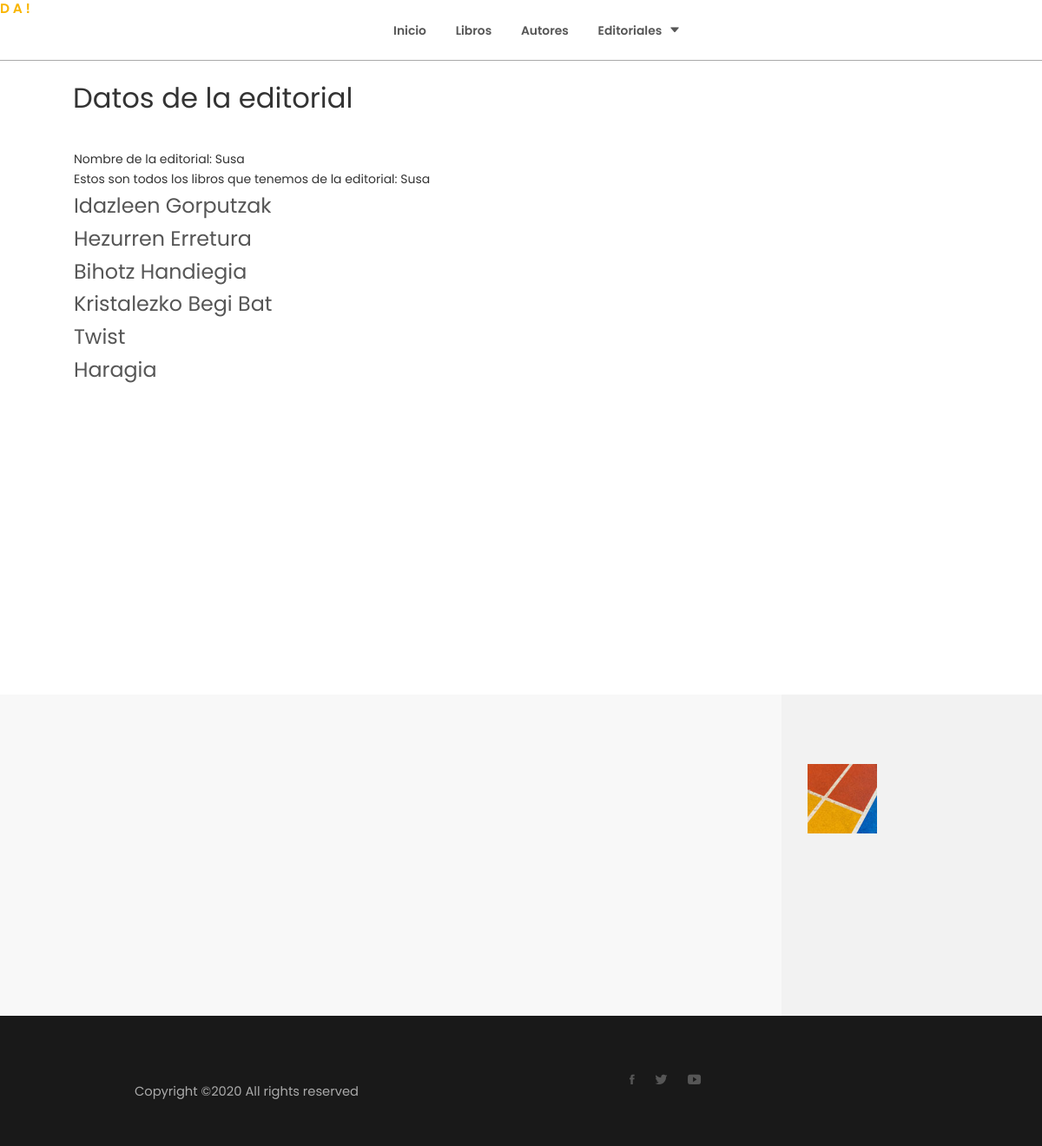
Page /editoriales/2/ on the committed database.
### appBookStore/models.py (models this page shows, shortened)
class Editorial(models.Model):
   nombre = models.CharField(max_length=40)

class Libro(models.Model):
   titulo = models.CharField(max_length=50)
   num_paginas = models.IntegerField()
   genero = models.CharField(max_length=50)
   portada = models.ImageField(upload_to='img',blank=True,null=True,verbose_name='Image')
   anyo = models.IntegerField()
   edicion = models.IntegerField()
   idioma = models.CharField(max_length=50)
   cod_editorial = models.ForeignKey(Editorial, on_delete=models.CASCADE)
   autores = models.ManyToManyField(Autor)

### appBookStore/views.py (the view)
# urls.py: path('editoriales/<int:editorial_id>/', views.detailEditorial, name='detailEditoriales'),
def detailEditorial(request, editorial_id):
	editorial = get_object_or_404(Editorial, pk=editorial_id)
	libros = get_list_or_404(Libro.objects.order_by('-anyo'))
	librosDeEditorial = []
	for l in libros:
		if l.cod_editorial.id == editorial_id:
			librosDeEditorial.append(l)
	context = {'editorial': editorial, 'librosDeEditorial': librosDeEditorial}
	return render(request, 'detailEditorial.html', context)

### appBookStore/templates/detailEditorial.html (shortened to what this page needs)
{% extends 'base.html' %}
{% block titulo %}
{% load i18n %}
<a class="logo" href="/">D A !</a>
        <ul class="main-menu" id="main-menu">
            <li><a href="/">{% trans "Inicio" %}</a></li>
            <li><a href="/libros">{% trans "Libros" %}</a></li>
            <li><a href="/autores">{% trans "Autores" %}</a></li>
            <li class="drop-down"><a href="/editoriales">{% trans "Editoriales" %}<i class="ion-arrow-down-b"></i></a>
            </li>
        </ul>
        {% endblock %}
{% block contenido %}
{% load i18n %}
<h2>{% trans "Datos de la editorial" %}</h2>
<br></br>
{% if editorial %}
<table>
    <tr>
        <td>{% trans "Nombre de la editorial:" %} {{ editorial.nombre}}</td>
    </tr>
    <tr>
        <td>{% trans "Estos son todos los libros que tenemos de la editorial:" %} {{ editorial.nombre}}</td>
    </tr>
    {% for l in librosDeEditorial %}
    <tr>
        <td><h3><a href="{% url 'detailLibros' l.id %}">{{l.titulo}}</a></h3></td>
    </tr>
    {% endfor %}
</table>
{% else %}
    <p>{% trans "No existe este articulo" %}</p>
{% endif %}
{% endblock %}

### rows in the picture
Editorial: nombre "Susa"
Libro: titulo "Idazleen Gorputzak"
Libro: titulo "Hezurren Erretura"
Libro: titulo "Bihotz Handiegia"
Libro: titulo "Kristalezko Begi Bat"
Libro: titulo "Twist"
Libro: titulo "Haragia"
